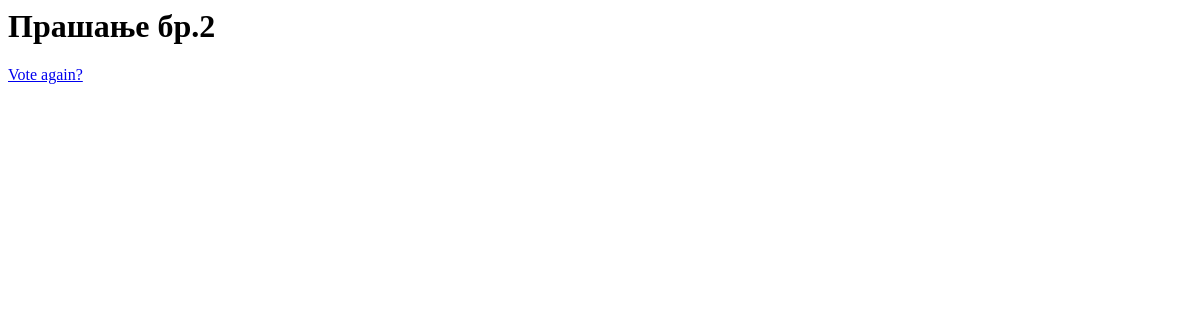
The page /polls/2/results/ on the database as committed earlier.
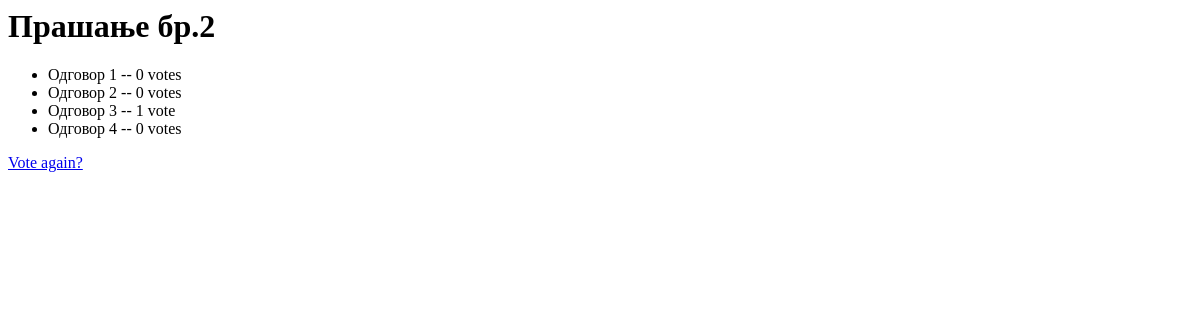
The same page on the database as committed later.
### polls/models.py (models this page shows, shortened)
class Question(models.Model):
    question_text = models.CharField(max_length=200)
    pub_date = models.DateTimeField('date published')

class Choice(models.Model):
    question = models.ForeignKey(Question, on_delete=models.CASCADE)
    choice_text = models.CharField(max_length=200)
    votes = models.IntegerField(default=0)

### polls/views.py (the view)
# urls.py: path('<int:pk>/results/', views.ResultsView.as_view(), name='results'),
class ResultsView(DetailView):
    model = Question
    template_name = 'polls/results.html'

### polls/templates/polls/results.html
<h1>{{ question.question_text }}</h1>
<ul>
{% for choice in question.choice_set.all %}
    <li>{{ choice.choice_text }} -- {{ choice.votes }} vote{{ choice.votes|pluralize }}</li>
{% endfor %}
</ul>
<a href="{% url 'polls:detail' question.id %}">Vote again?</a>

Rows that differ between the two databases and show on the page:
added Choice: choice_text "Одговор 1", votes "0"
added Choice: choice_text "Одговор 2", votes "0"
added Choice: choice_text "Одговор 3", votes "1"
added Choice: choice_text "Одговор 4", votes "0"
